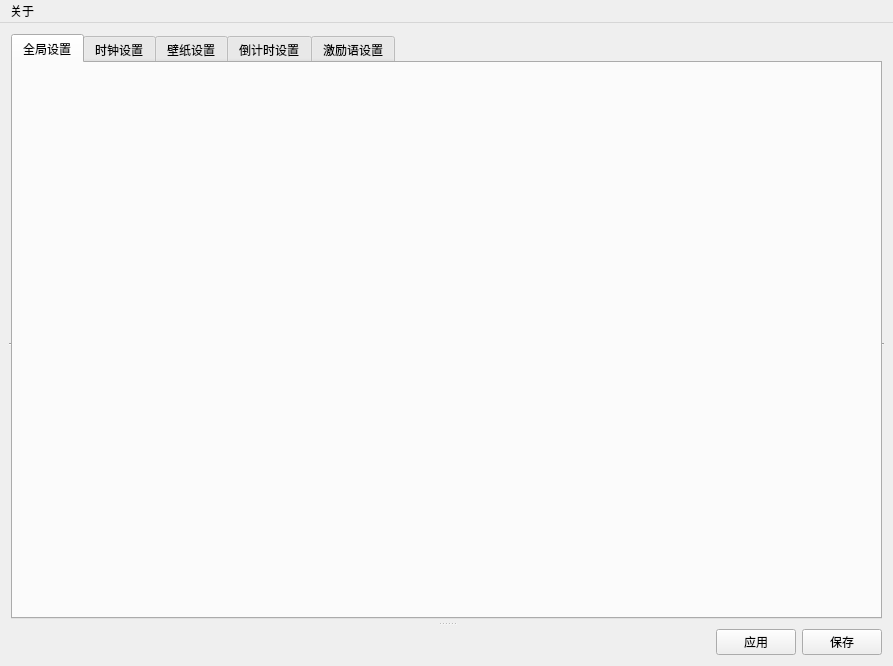
<?xml version="1.0" encoding="UTF-8"?>
<ui version="4.0">
 <class>Console</class>
 <widget class="QMainWindow" name="Console">
  <property name="geometry">
   <rect>
    <x>0</x>
    <y>0</y>
    <width>893</width>
    <height>666</height>
   </rect>
  </property>
  <property name="font">
   <font>
    <family>HarmonyOS Sans SC Light</family>
   </font>
  </property>
  <property name="windowTitle">
   <string>Countdowner | 控制台</string>
  </property>
  <property name="autoFillBackground">
   <bool>true</bool>
  </property>
  <widget class="QWidget" name="container">
   <property name="sizePolicy">
    <sizepolicy hsizetype="Minimum" vsizetype="Minimum">
     <horstretch>0</horstretch>
     <verstretch>0</verstretch>
    </sizepolicy>
   </property>
   <property name="minimumSize">
    <size>
     <width>857</width>
     <height>574</height>
    </size>
   </property>
   <property name="autoFillBackground">
    <bool>true</bool>
   </property>
   <property name="styleSheet">
    <string notr="true"/>
   </property>
   <layout class="QVBoxLayout" name="verticalLayout_2">
    <item>
     <widget class="QSplitter" name="splitter">
      <property name="sizePolicy">
       <sizepolicy hsizetype="Expanding" vsizetype="Expanding">
        <horstretch>0</horstretch>
        <verstretch>0</verstretch>
       </sizepolicy>
      </property>
      <property name="autoFillBackground">
       <bool>true</bool>
      </property>
      <property name="frameShape">
       <enum>QFrame::HLine</enum>
      </property>
      <property name="frameShadow">
       <enum>QFrame::Sunken</enum>
      </property>
      <property name="orientation">
       <enum>Qt::Vertical</enum>
      </property>
      <property name="handleWidth">
       <number>10</number>
      </property>
      <widget class="QTabWidget" name="main">
       <property name="sizePolicy">
        <sizepolicy hsizetype="Expanding" vsizetype="Preferred">
         <horstretch>0</horstretch>
         <verstretch>100</verstretch>
        </sizepolicy>
       </property>
       <property name="styleSheet">
        <string notr="true"/>
       </property>
       <property name="currentIndex">
        <number>0</number>
       </property>
       <widget class="QWidget" name="global_">
        <property name="sizePolicy">
         <sizepolicy hsizetype="Expanding" vsizetype="Expanding">
          <horstretch>0</horstretch>
          <verstretch>0</verstretch>
         </sizepolicy>
        </property>
        <attribute name="title">
         <string>全局设置</string>
        </attribute>
        <layout class="QVBoxLayout" name="verticalLayout_8">
         <item>
          <widget class="QLabel" name="label_4">
           <property name="text">
            <string>&lt;html&gt;&lt;head/&gt;&lt;body&gt;&lt;p&gt;&lt;br/&gt;&lt;/p&gt;&lt;/body&gt;&lt;/html&gt;</string>
           </property>
           <property name="alignment">
            <set>Qt::AlignLeading|Qt::AlignLeft|Qt::AlignTop</set>
           </property>
          </widget>
         </item>
        </layout>
       </widget>
       <widget class="QWidget" name="clock">
        <attribute name="title">
         <string>时钟设置</string>
        </attribute>
        <layout class="QVBoxLayout" name="verticalLayout_7">
         <item>
          <widget class="QLabel" name="text_clock_description">
           <property name="sizePolicy">
            <sizepolicy hsizetype="Maximum" vsizetype="Preferred">
             <horstretch>0</horstretch>
             <verstretch>0</verstretch>
            </sizepolicy>
           </property>
           <property name="font">
            <font>
             <family>HarmonyOS Sans SC Light</family>
             <pointsize>10</pointsize>
             <kerning>false</kerning>
            </font>
           </property>
           <property name="lineWidth">
            <number>0</number>
           </property>
           <property name="text">
            <string>&lt;html&gt;&lt;head/&gt;&lt;body&gt;&lt;p&gt;时钟设置请到壁纸设置内修改&lt;/p&gt;&lt;p&gt;&lt;span
                                style=&quot; font-weight:600;&quot;&gt;每张壁纸可以设置时钟的位置&lt;/span&gt;&lt;/p&gt;&lt;/body&gt;&lt;/html&gt;
                            </string>
           </property>
           <property name="textFormat">
            <enum>Qt::AutoText</enum>
           </property>
           <property name="alignment">
            <set>Qt::AlignLeading|Qt::AlignLeft|Qt::AlignTop</set>
           </property>
           <property name="indent">
            <number>0</number>
           </property>
          </widget>
         </item>
        </layout>
       </widget>
       <widget class="QWidget" name="wallpaper">
        <attribute name="title">
         <string>壁纸设置</string>
        </attribute>
        <layout class="QVBoxLayout" name="verticalLayout_4">
         <item>
          <layout class="QFormLayout" name="wallpaper_layout">
           <property name="sizeConstraint">
            <enum>QLayout::SetMaximumSize</enum>
           </property>
           <property name="formAlignment">
            <set>Qt::AlignLeading|Qt::AlignLeft|Qt::AlignTop</set>
           </property>
           <property name="horizontalSpacing">
            <number>12</number>
           </property>
           <property name="leftMargin">
            <number>15</number>
           </property>
           <property name="topMargin">
            <number>15</number>
           </property>
           <property name="rightMargin">
            <number>15</number>
           </property>
           <property name="bottomMargin">
            <number>15</number>
           </property>
           <item row="0" column="0">
            <widget class="QLabel" name="ImageLabel">
             <property name="text">
              <string>开启壁纸</string>
             </property>
            </widget>
           </item>
           <item row="0" column="1">
            <widget class="QCheckBox" name="Image">
             <property name="checked">
              <bool>true</bool>
             </property>
            </widget>
           </item>
           <item row="1" column="0">
            <widget class="QLabel" name="DurationLabel">
             <property name="text">
              <string>壁纸切换间隔</string>
             </property>
            </widget>
           </item>
           <item row="1" column="1">
            <widget class="QTimeEdit" name="ImageDuration">
             <property name="displayFormat">
              <string>HH:mm:ss</string>
             </property>
             <property name="time">
              <time>
               <hour>0</hour>
               <minute>30</minute>
               <second>0</second>
              </time>
             </property>
            </widget>
           </item>
           <item row="2" column="0">
            <widget class="QLabel" name="FramesLabel">
             <property name="text">
              <string>切换动画帧数</string>
             </property>
            </widget>
           </item>
           <item row="2" column="1">
            <widget class="QSpinBox" name="ImageFrames">
             <property name="minimum">
              <number>2</number>
             </property>
             <property name="maximum">
              <number>500</number>
             </property>
             <property name="singleStep">
              <number>1</number>
             </property>
             <property name="value">
              <number>80</number>
             </property>
            </widget>
           </item>
           <item row="3" column="0">
            <layout class="QVBoxLayout" name="ImageListLayout">
             <property name="sizeConstraint">
              <enum>QLayout::SetMaximumSize</enum>
             </property>
             <item>
              <widget class="QLabel" name="ImageListLabel">
               <property name="sizePolicy">
                <sizepolicy hsizetype="Preferred" vsizetype="Maximum">
                 <horstretch>0</horstretch>
                 <verstretch>0</verstretch>
                </sizepolicy>
               </property>
               <property name="text">
                <string>壁纸列表</string>
               </property>
               <property name="alignment">
                <set>Qt::AlignLeading|Qt::AlignLeft|Qt::AlignVCenter</set>
               </property>
              </widget>
             </item>
             <item>
              <spacer name="verticalSpacer_3">
               <property name="orientation">
                <enum>Qt::Vertical</enum>
               </property>
               <property name="sizeType">
                <enum>QSizePolicy::Fixed</enum>
               </property>
               <property name="sizeHint" stdset="0">
                <size>
                 <width>20</width>
                 <height>20</height>
                </size>
               </property>
              </spacer>
             </item>
             <item>
              <widget class="QPushButton" name="ImageListAdd">
               <property name="sizePolicy">
                <sizepolicy hsizetype="Minimum" vsizetype="Maximum">
                 <horstretch>0</horstretch>
                 <verstretch>0</verstretch>
                </sizepolicy>
               </property>
               <property name="text">
                <string>添加</string>
               </property>
               <property name="autoRepeatInterval">
                <number>100</number>
               </property>
              </widget>
             </item>
             <item>
              <widget class="QPushButton" name="ImageListLoad">
               <property name="text">
                <string>导入</string>
               </property>
              </widget>
             </item>
             <item>
              <spacer name="verticalSpacer">
               <property name="orientation">
                <enum>Qt::Vertical</enum>
               </property>
               <property name="sizeHint" stdset="0">
                <size>
                 <width>20</width>
                 <height>40</height>
                </size>
               </property>
              </spacer>
             </item>
            </layout>
           </item>
          </layout>
         </item>
         <item>
          <widget class="QLabel" name="label_3">
           <property name="text">
            <string/>
           </property>
          </widget>
         </item>
        </layout>
       </widget>
       <widget class="QWidget" name="countdown">
        <attribute name="title">
         <string>倒计时设置</string>
        </attribute>
        <layout class="QVBoxLayout" name="verticalLayout_6">
         <item>
          <layout class="QVBoxLayout" name="verticalLayout_5">
           <property name="leftMargin">
            <number>30</number>
           </property>
           <property name="rightMargin">
            <number>30</number>
           </property>
           <item>
            <layout class="QFormLayout" name="countdown_layout">
             <property name="sizeConstraint">
              <enum>QLayout::SetDefaultConstraint</enum>
             </property>
             <property name="leftMargin">
              <number>15</number>
             </property>
             <property name="topMargin">
              <number>15</number>
             </property>
             <property name="rightMargin">
              <number>15</number>
             </property>
             <property name="bottomMargin">
              <number>15</number>
             </property>
             <item row="0" column="0">
              <widget class="QLabel" name="TargetLabel">
               <property name="text">
                <string>开启倒计时</string>
               </property>
              </widget>
             </item>
             <item row="0" column="1">
              <widget class="QCheckBox" name="Target"/>
             </item>
             <item row="1" column="0">
              <widget class="QLabel" name="TargetNameLabel">
               <property name="text">
                <string>目标名称</string>
               </property>
              </widget>
             </item>
             <item row="1" column="1">
              <widget class="QLineEdit" name="TargetName"/>
             </item>
             <item row="2" column="0">
              <widget class="QLabel" name="TargetTimeLabel">
               <property name="text">
                <string>目标时间</string>
               </property>
              </widget>
             </item>
             <item row="2" column="1">
              <widget class="QDateTimeEdit" name="TargetTime">
               <property name="date">
                <date>
                 <year>2024</year>
                 <month>6</month>
                 <day>7</day>
                </date>
               </property>
               <property name="time">
                <time>
                 <hour>0</hour>
                 <minute>0</minute>
                 <second>0</second>
                </time>
               </property>
               <property name="displayFormat">
                <string>yyyy-MM-dd</string>
               </property>
              </widget>
             </item>
             <item row="3" column="0">
              <widget class="QLabel" name="CountdownPreviewLabel">
               <property name="text">
                <string>显示效果</string>
               </property>
              </widget>
             </item>
             <item row="3" column="1">
              <layout class="QHBoxLayout" name="CountdownPreview">
               <item>
                <widget class="QLabel" name="text_1">
                 <property name="sizePolicy">
                  <sizepolicy hsizetype="Maximum" vsizetype="Preferred">
                   <horstretch>0</horstretch>
                   <verstretch>0</verstretch>
                  </sizepolicy>
                 </property>
                 <property name="text">
                  <string>距离</string>
                 </property>
                </widget>
               </item>
               <item>
                <widget class="QLabel" name="CountdownTarget">
                 <property name="sizePolicy">
                  <sizepolicy hsizetype="Maximum" vsizetype="Preferred">
                   <horstretch>0</horstretch>
                   <verstretch>0</verstretch>
                  </sizepolicy>
                 </property>
                 <property name="text">
                  <string>目标</string>
                 </property>
                </widget>
               </item>
               <item>
                <widget class="QLabel" name="text_2">
                 <property name="sizePolicy">
                  <sizepolicy hsizetype="Maximum" vsizetype="Preferred">
                   <horstretch>0</horstretch>
                   <verstretch>0</verstretch>
                  </sizepolicy>
                 </property>
                 <property name="text">
                  <string>还有</string>
                 </property>
                </widget>
               </item>
               <item>
                <widget class="QLabel" name="CountdownDays">
                 <property name="sizePolicy">
                  <sizepolicy hsizetype="Maximum" vsizetype="Preferred">
                   <horstretch>0</horstretch>
                   <verstretch>0</verstretch>
                  </sizepolicy>
                 </property>
                 <property name="text">
                  <string>999</string>
                 </property>
                </widget>
               </item>
               <item>
                <widget class="QLabel" name="text_3">
                 <property name="sizePolicy">
                  <sizepolicy hsizetype="Maximum" vsizetype="Preferred">
                   <horstretch>0</horstretch>
                   <verstretch>0</verstretch>
                  </sizepolicy>
                 </property>
                 <property name="text">
                  <string>天</string>
                 </property>
                </widget>
               </item>
               <item>
                <spacer name="horizontalSpacer">
                 <property name="orientation">
                  <enum>Qt::Horizontal</enum>
                 </property>
                 <property name="sizeHint" stdset="0">
                  <size>
                   <width>40</width>
                   <height>20</height>
                  </size>
                 </property>
                </spacer>
               </item>
              </layout>
             </item>
            </layout>
           </item>
           <item>
            <widget class="QLabel" name="label">
             <property name="text">
              <string>&lt;html&gt;&lt;head/&gt;&lt;body&gt;&lt;p&gt;说明：&lt;/p&gt;&lt;p&gt;
                                            该项只能进行全局配置，对于倒计时框的位置及样式需要在壁纸单独设置中修改&lt;/p&gt;&lt;/body&gt;&lt;/html&gt;
                                        </string>
             </property>
             <property name="alignment">
              <set>Qt::AlignLeading|Qt::AlignLeft|Qt::AlignTop</set>
             </property>
            </widget>
           </item>
           <item>
            <spacer name="verticalSpacer_2">
             <property name="orientation">
              <enum>Qt::Vertical</enum>
             </property>
             <property name="sizeHint" stdset="0">
              <size>
               <width>20</width>
               <height>40</height>
              </size>
             </property>
            </spacer>
           </item>
          </layout>
         </item>
        </layout>
       </widget>
       <widget class="QWidget" name="text">
        <attribute name="title">
         <string>激励语设置</string>
        </attribute>
        <layout class="QVBoxLayout" name="verticalLayout">
         <item>
          <widget class="QSplitter" name="splitter_2">
           <property name="orientation">
            <enum>Qt::Vertical</enum>
           </property>
           <widget class="QWidget" name="">
            <layout class="QFormLayout" name="formLayout">
             <property name="sizeConstraint">
              <enum>QLayout::SetMinimumSize</enum>
             </property>
             <item row="0" column="0">
              <widget class="QLabel" name="DailySentenceLabel">
               <property name="text">
                <string>每日一句模式</string>
               </property>
              </widget>
             </item>
             <item row="0" column="1">
              <widget class="QCheckBox" name="DailySentence"/>
             </item>
             <item row="1" column="0">
              <layout class="QVBoxLayout" name="verticalLayout_3">
               <item>
                <widget class="QLabel" name="Label">
                 <property name="sizePolicy">
                  <sizepolicy hsizetype="Preferred" vsizetype="Maximum">
                   <horstretch>0</horstretch>
                   <verstretch>0</verstretch>
                  </sizepolicy>
                 </property>
                 <property name="text">
                  <string>全局文本库</string>
                 </property>
                </widget>
               </item>
               <item>
                <widget class="QPushButton" name="TextAdd">
                 <property name="text">
                  <string>添加</string>
                 </property>
                </widget>
               </item>
               <item>
                <widget class="QPushButton" name="TextDel">
                 <property name="text">
                  <string>删除</string>
                 </property>
                </widget>
               </item>
               <item>
                <spacer name="verticalSpacer_4">
                 <property name="orientation">
                  <enum>Qt::Vertical</enum>
                 </property>
                 <property name="sizeHint" stdset="0">
                  <size>
                   <width>20</width>
                   <height>40</height>
                  </size>
                 </property>
                </spacer>
               </item>
              </layout>
             </item>
            </layout>
           </widget>
           <widget class="QLabel" name="label_2">
            <property name="sizePolicy">
             <sizepolicy hsizetype="Preferred" vsizetype="Ignored">
              <horstretch>0</horstretch>
              <verstretch>0</verstretch>
             </sizepolicy>
            </property>
            <property name="text">
             <string>&lt;html&gt;&lt;head/&gt;&lt;body&gt;&lt;p&gt;本项其他内容需要到壁纸设置中修改&lt;/p&gt;&lt;p&gt;&lt;span style=&quot; font-weight:600;&quot;&gt;*每日一句：强制使用全局文本库，日期变化时切换激励语&lt;/span&gt;&lt;/p&gt;&lt;/body&gt;&lt;/html&gt;</string>
            </property>
           </widget>
          </widget>
         </item>
        </layout>
       </widget>
      </widget>
      <widget class="QWidget" name="">
       <layout class="QHBoxLayout" name="horizontalLayout_3">
        <property name="sizeConstraint">
         <enum>QLayout::SetMaximumSize</enum>
        </property>
        <item>
         <spacer name="horizontalSpacer_2">
          <property name="orientation">
           <enum>Qt::Horizontal</enum>
          </property>
          <property name="sizeType">
           <enum>QSizePolicy::Expanding</enum>
          </property>
          <property name="sizeHint" stdset="0">
           <size>
            <width>40</width>
            <height>20</height>
           </size>
          </property>
         </spacer>
        </item>
        <item>
         <widget class="QPushButton" name="Apply">
          <property name="text">
           <string>应用</string>
          </property>
         </widget>
        </item>
        <item>
         <widget class="QPushButton" name="Save">
          <property name="sizePolicy">
           <sizepolicy hsizetype="Maximum" vsizetype="Fixed">
            <horstretch>0</horstretch>
            <verstretch>0</verstretch>
           </sizepolicy>
          </property>
          <property name="text">
           <string>保存</string>
          </property>
         </widget>
        </item>
       </layout>
      </widget>
     </widget>
    </item>
   </layout>
  </widget>
  <widget class="QMenuBar" name="menuBar">
   <property name="geometry">
    <rect>
     <x>0</x>
     <y>0</y>
     <width>893</width>
     <height>26</height>
    </rect>
   </property>
   <widget class="QMenu" name="menu">
    <property name="title">
     <string>关于</string>
    </property>
    <addaction name="Help"/>
   </widget>
   <addaction name="menu"/>
  </widget>
  <action name="Help">
   <property name="text">
    <string>使用帮助</string>
   </property>
  </action>
 </widget>
 <tabstops>
  <tabstop>Image</tabstop>
  <tabstop>ImageDuration</tabstop>
  <tabstop>ImageFrames</tabstop>
  <tabstop>ImageListAdd</tabstop>
 </tabstops>
 <resources/>
 <connections/>
</ui>
